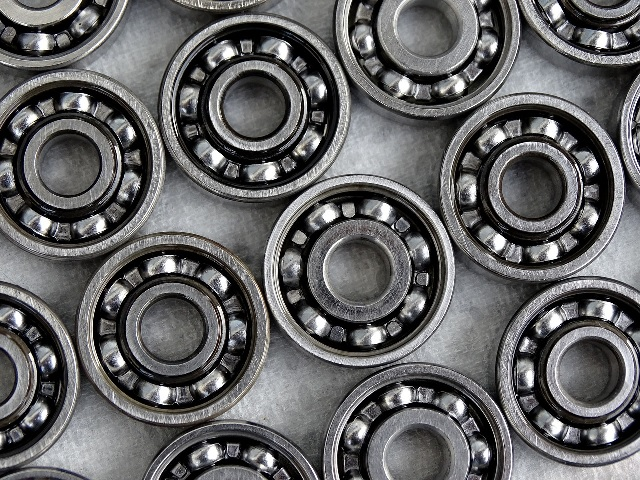
#> input picture assignment2/30988519_Assessment_2/test/ball-bearings.jpg, 640 x 480 px
$ python CountShapes_30988519.py
#> lines starting #> are read from the running program, lines starting #| are printed output that depends on the picture; after the words box and inside, x2 and y2 are one past the last pixel; in counts of white or black regions, pixels touching at a corner belong together
#> further down, img is the input picture: shape (480, 640, 3); mean R, G, B 99.3, 99.2, 100
import numpy as np
import matplotlib.pyplot as plt
from skimage import data, color, draw, transform, feature, filters
from skimage import io
from skimage.color import *


def CountShapes_30988519(img):
    im = rgb2gray(img)
    image = filters.gaussian(im)
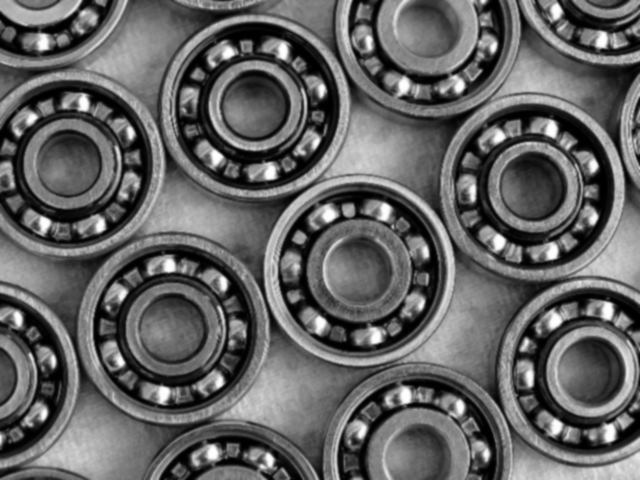
#> image: shape (480, 640) float64; min 0.000102, max 0.999, mean 0.389
    edges = feature.canny(image, sigma=3.0)  # detect canny edge
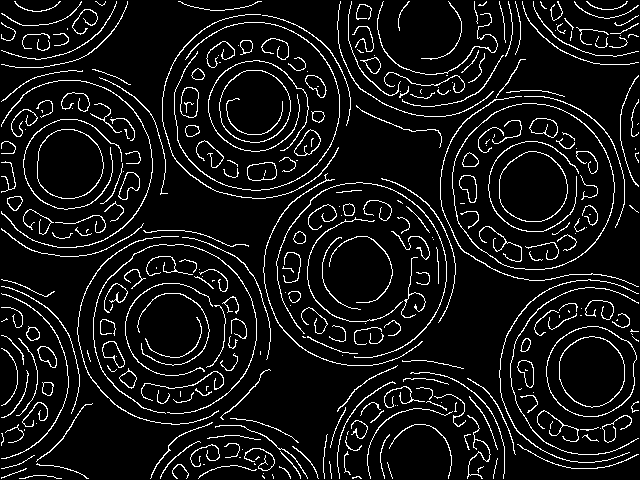
#> edges: shape (480, 640) bool; 8.3% white in thin lines or dots
    fig, (ax0, ax1) = plt.subplots(1, 2, figsize=(20, 15))
    ax0.imshow(edges, cmap=plt.cm.gray)  # show canny edge
    ax0.set_title('edge image')

    hough_radii = np.arange(15, 120, 2)  # Radius range
    hough_res = transform.hough_circle(edges,
                                       hough_radii)  # hough_res：3D array #radius,width_idx and height_idx of circle's center
    centers = []  # Store center point coordinates
    accums = []  # it is the prop
    radii = []  # radius

    for radius, h in zip(hough_radii, hough_res):
        peaks = feature.peak_local_max(h, threshold_abs=0.4)  # peak is a coordinate, namely the set of center
        centers.extend(peaks)  # add the center ; size: num_peaks per radius
        accums.extend(h[peaks[:, 0], peaks[:, 1]])  # size: num_peaks per radius
        radii.extend([radius] * len(peaks))  # size: num_peaks same radius per radius
#> this loop made 53 passes
#> radius on passes 2, 3, 4, 5, 6, 7, 8, 9, 11, 13, 14, 15: 17, 19, 21, 23, 25, 27, 29, 31, 35, 39, 41, 43
#> (radius, peaks) on passes 1, 10, 12, 16, 17, 19: (15, [[90, 310], [133, 119]]), (33, [[370, 591], [373, 592]]), (37, [[105, 253], [330, 171]]), (45, [[164, 68], [371, 591], [186, 533], [106, 254]]), (47, [[328, 172]]), (51, [[270, 358]])
#> after the loop, accums = 28 values, max 0.636 at index 13, min 0.403 at index 20, mean 0.472; centers = 28 pairs, first value 90 to 373, second value 68 to 593; radii = 28 values from 15 to 95

    count = 0
    for idx in np.argsort(accums)[::-1][:]:
        center_x, center_y = centers[idx]
        radius = radii[idx]
        cx, cy = draw.circle_perimeter(center_y, center_x, radius)  # the lacation of pixels in the circle

        img[cy, cx] = (255, 255, 0)
        count += 1
#> this loop made 28 passes
#> (idx, center_x, center_y, radius) on passes 1 to 12: (13, 164, 68, 45), (14, 371, 591, 45), (15, 186, 533, 45), (16, 106, 254, 45), (19, 163, 69, 83), (26, 270, 359, 95), (4, 164, 68, 35), (5, 187, 532, 35), (2, 370, 591, 33), (6, 105, 255, 35), (7, 107, 254, 35), (8, 271, 356, 35)
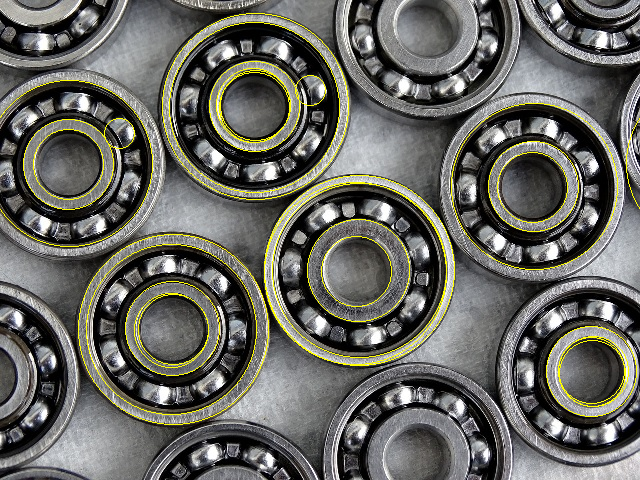
#> img: shape (480, 640, 3); 2.62% of pixels changed, all inside (x1, y1, x2, y2) = (0, 13, 640, 425)
#> after the loop, count = 28
    print("the number of objects is : ", count)
#| the number of objects is :  28
    ax1.imshow(img)
    plt.show()
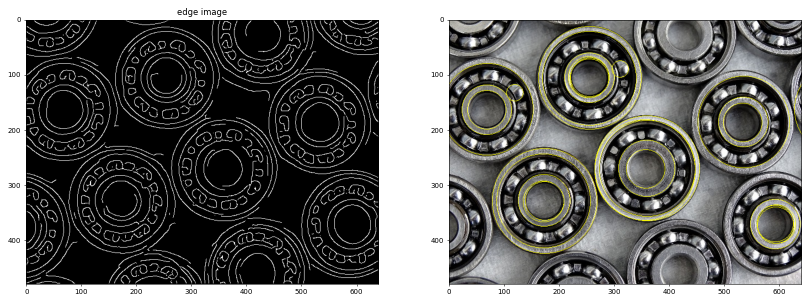
#> figure drawn by matplotlib, 2 panels
    ax1.set_title('detected image')
    io.imsave('./out/CountShapes.jpg', img)
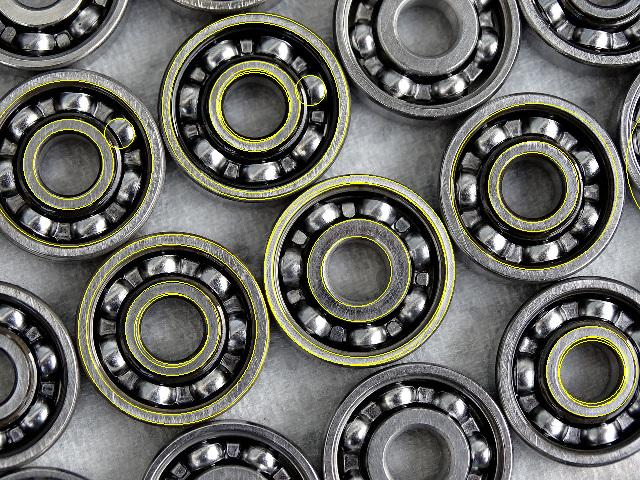
#> saved as CountShapes.jpg: shape (480, 640, 3); mean R, G, B 103.3, 103.2, 98


if __name__ == '__main__':
    # Read image
    img = io.imread("./test/ball-bearings.jpg")
    CountShapes_30988519(img)

$ run again, with assignment2/30988519_Assessment_2/test/aruto.jpg copied over assignment2/30988519_Assessment_2/test/ball-bearings.jpg
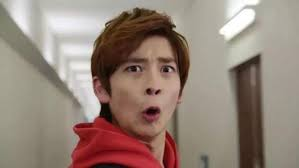
#> input picture assignment2/30988519_Assessment_2/test/aruto.jpg, 299 x 168 px
#> img is the input picture: shape (168, 299, 3); mean R, G, B 149, 130.9, 119.9
#> in CountShapes_30988519, `edges = feature.canny(image, sigma=3.0)`:
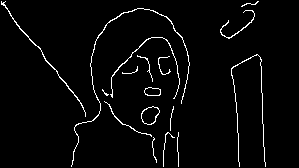
#> edges: shape (168, 299) bool; 3.1% white in thin lines or dots, all inside (x1, y1, x2, y2) = (1, 1, 266, 167)
#> the loop in CountShapes_30988519, `for radius, h in zip(hough_radii, hough_res):` made 53 passes
#> radius on passes 1 to 8: 15, 17, 19, 21, 23, 25, 27, 29
#> after the loop in CountShapes_30988519, `for radius, h in zip(hough_radii, hough_res):`: accums = []
#> after the loop in CountShapes_30988519, `for idx in np.argsort(accums)[::-1][:]:`: count = 0
#| the number of objects is :  0
#> in CountShapes_30988519, `plt.show()`:
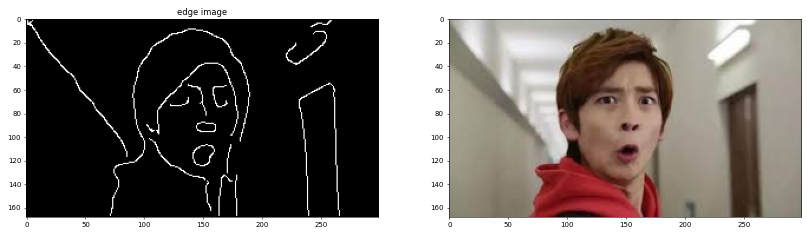
#> figure drawn by matplotlib, 2 panels
